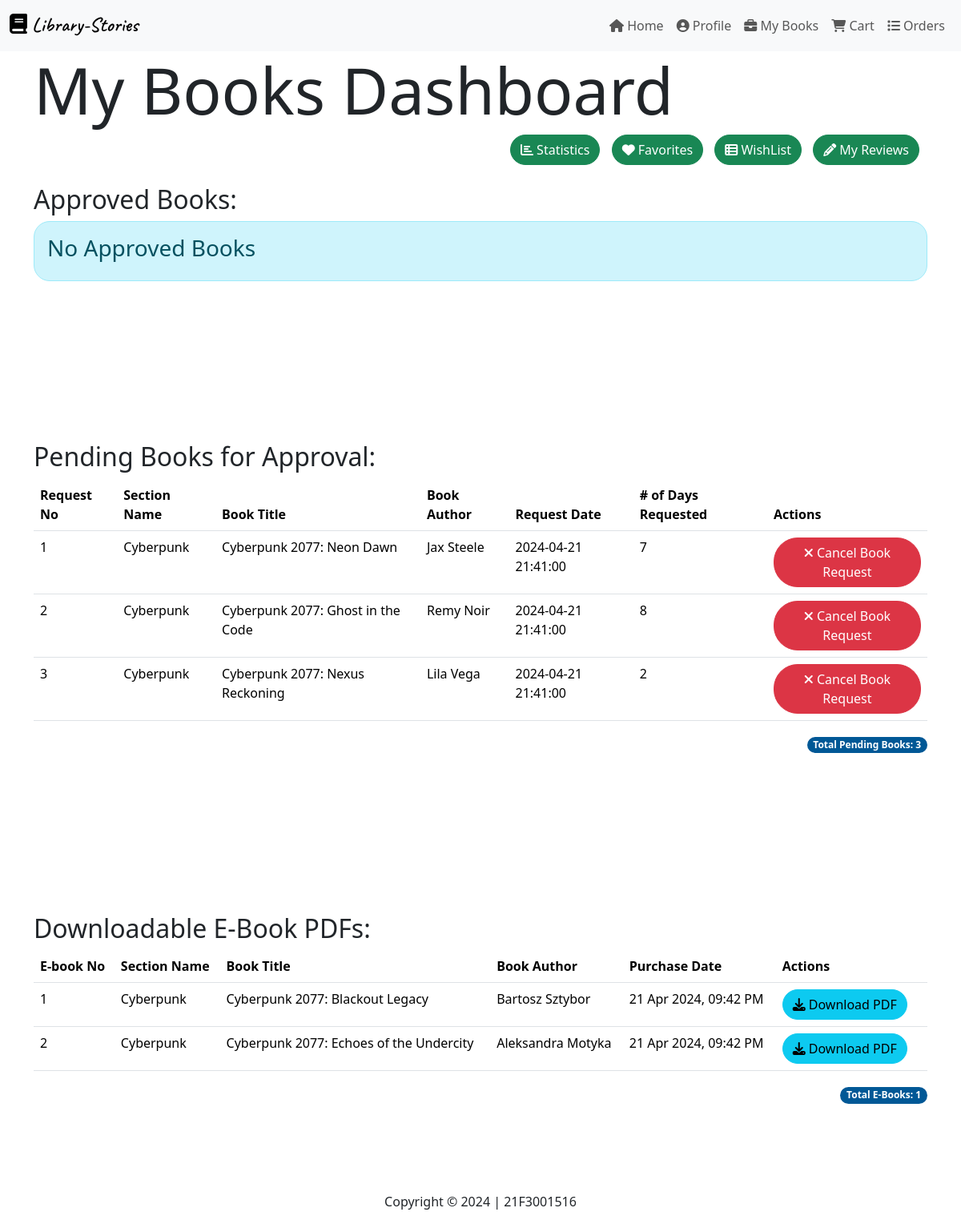
/mybooks (signed in), run on the app's committed database.
### models.py (models this page shows)
class BookAccess(db.Model):
        id = db.Column(db.Integer, primary_key=True)
        user_id = db.Column(db.Integer, db.ForeignKey('user.id'), nullable=False)
        book_id = db.Column(db.Integer, db.ForeignKey('book.id'), nullable=False)
        granted_at = db.Column(db.DateTime, nullable=True)
        revoked_at = db.Column(db.DateTime, nullable=True)
        isgranted = db.Column(db.Boolean, nullable=False, default=False)
        isrevoked = db.Column(db.Boolean, nullable=False, default=False)
        isrejected = db.Column(db.Boolean, nullable=False, default=False)
        isrequested = db.Column(db.Boolean, nullable=False, default=False)
        request_days = db.Column(db.Integer, nullable=True)
        requested_at = db.Column(db.DateTime, nullable=False, default = datetime.now())
        user = db.relationship('User', back_populates='books')
        book = db.relationship('book', back_populates='access')

class Section(db.Model):
        id = db.Column(db.Integer, primary_key=True)
        name = db.Column(db.String(32), unique=True, nullable=False)
        desc = db.Column(db.String(256), nullable=True)
        date_created = db.Column(db.DateTime, nullable=False)
        books = db.relationship('book', backref='Section', lazy=True, cascade='all, delete-orphan')

class book(db.Model):
        id = db.Column(db.Integer, primary_key=True)
        title = db.Column(db.String(64), nullable=False)
        author = db.Column(db.String(64), nullable=False)
        section_id = db.Column(db.Integer, db.ForeignKey('section.id'), nullable=False)
        subsections = db.Column(db.String(64), nullable=True)
        publisher = db.Column(db.String(64), nullable=True)
        date_added = db.Column(db.DateTime, nullable=False)
        pages = db.Column(db.Integer, nullable=True)
        volumne = db.Column(db.Integer, nullable=True)
        desc = db.Column(db.String(256), nullable=True)
        price = db.Column(db.Float, nullable=True)
        book_image = db.Column(db.String(256), nullable=True)
        is_audible = db.Column(db.Boolean, nullable=False, default=False)
        content = db.Column(db.String(5096), nullable=True)
        is_upcoming = db.Column(db.Boolean, nullable=False, default=False)
        book_link = db.Column(db.String(512), nullable=True)
        avail= db.Column(db.DateTime, nullable=True)
        access = db.relationship('BookAccess', back_populates='book', lazy=True, cascade='all, delete-orphan')
        carts = db.relationship('cart', backref='book', lazy=True, cascade='all, delete-orphan')
        reviews = db.relationship('review', backref='book', lazy=True, cascade='all, delete-orphan')
        orders = db.relationship('Order', backref='book', lazy=True, cascade='all, delete-orphan')
        wishlist = db.relationship('Wishlist', backref='book', lazy=True, cascade='all, delete-orphan')
        favorite = db.relationship('Favorite', backref='book', lazy=True, cascade='all, delete-orphan')

class Order(db.Model):
    id = db.Column(db.Integer, primary_key=True)
    transaction_id = db.Column(db.Integer, db.ForeignKey('transaction.id'), nullable=False)
    book_id = db.Column(db.Integer, db.ForeignKey('book.id'), nullable=False)
    price = db.Column(db.Float, nullable=False)

class Transaction(db.Model):
    id = db.Column(db.Integer, primary_key=True)
    user_id = db.Column(db.Integer, db.ForeignKey('user.id'), nullable=False)
    datetime = db.Column(db.DateTime, nullable=False)
    trans_details = db.Column(db.String(256), nullable=True)
    orders = db.relationship('Order', backref='transaction', lazy=True, cascade='all, delete-orphan')

### routes.py (the view)
@app.route('/mybooks')
@auth_Required
def mybooks():
    requests = BookAccess.query.filter_by(user_id=session['user_id']).all()
    books=book.query.all()
    sections = Section.query.all()
    transactions = Transaction.query.filter_by(user_id=session['user_id']).order_by(Transaction.datetime.desc()).all()
    count = BookAccess.query.filter_by(user_id=session['user_id'], isgranted=False, isrevoked=False, isrequested=True, isrejected=False).count()
    counts = BookAccess.query.filter_by(user_id=session['user_id'], isgranted=True, isrevoked=False, isrequested=True, isrejected=False).count()
    return render_template('user/mybooks.html',transactions=transactions, requests=requests, books=books, sections=sections, user=current_user(), counts=count, countss=counts)

### routes.py (called while the page is built)
def auth_Required(func):
    @wraps(func)
    def inner(*args, **kwargs):
        if 'user_id' in session:
            return func(*args, **kwargs)
        else:
            flash('Please Login to Continue')
            return redirect(url_for('login'))
    return inner

def current_user():
        user0 = User.query.get(session['user_id'])
        return user0

### templates/user/mybooks.html (shortened to what this page needs)
{% extends 'layout.html' %}
{% block content %}
<h1 class="display-1">My Books Dashboard</h1>
<div align="right">
    <a href="{{url_for('user_stats')}}" class="btn btn-success" style="border-radius:30px;margin-right:10px;">
        <i class="fas fa-bar-chart" aria-hidden="true"   ></i>
        Statistics
    </a>
    <a href="{{url_for('myfavorite')}}" class="btn btn-success" style="border-radius:30px;margin-right:10px;">
        <i class="fas fa-heart" aria-hidden="true"   ></i>
        Favorites
    </a>
    <a href="{{url_for('mywishlist')}}" class="btn btn-success" style="border-radius:30px;margin-right:10px;">
        <i class="fas fa-th-list" aria-hidden="true"   ></i>
        WishList
    </a>
    <a href="{{url_for('myreviews')}}" class="btn btn-success" style="border-radius:30px;margin-right:10px;">
        <i class="fas fa-pencil" aria-hidden="true"   ></i>
        My Reviews
    </a>
</div>
<br>
<h2>Approved Books:</h2>
{% if countss > 0 %}
<table class="table">
    <thead>
        <tr><div class="heads">
            <th>Request No</th>
            <th>Section Name</th>
            <th>Book Title</th>
            <th>Granted on</th>
            <th>Revoked on</th>
            <th># of Days Requested</th>
            <th>Actions</th></div>
        </tr>
    </thead>
    <tbody>
        {% for request in requests %}
        {% if request.isgranted and request.isrequested %}
        <tr><div class="heads">
            <td>{{ loop.index }}</td>
        {% for section in sections %}
            {% for book in books %}
            {% if book.id == request.book_id %}
                {% if section.id == book.section_id %}
                <td>{{section.name}}</td>
                <td>{{book.title}}</td>
            {% endif %}
            {% endif %}
        {% endfor %}
        {% endfor %}
            <td>{{request.granted_at}}</td>
            <td>{{request.revoked_at}}</td>
            <td>{{request.request_days}}</td>
            <td><div class="buttons">
                {% for book in books %}
                    {% if book.id == request.book_id %}
                        {% if not book.book_link %}
                            <a href="{{url_for('read_listen', request_id=request.id)}}" class="btn btn-primary" style="border-radius:30px">
                                <i class="fas fa-eye" aria-hidden="true"   ></i>
                                Read Book
                            </a>
                        {%endif%}
                        {% if book.book_link %}
                            <a href="{{book.book_link}}" class="btn btn-primary" style="border-radius:30px">
                                <i class="fas fa-eye" aria-hidden="true"   ></i>
                                Read Book
                            </a>
                        {%endif%}
                    {% endif %}
                {% endfor %}
                <a href="{{url_for('Review', request_id=request.id)}}" class="btn btn-success" style="border-radius:30px">
                    <i class="fas fa-pencil" aria-hidden="true"   ></i>
                    Review Book
                </a>
                <a href="{{url_for('return_get', request_id=request.id)}}" class="btn btn-danger" style="border-radius:30px">
                    <i class="fas fa-arrow-left" aria-hidden="true"   ></i>
                    Return Book
                </a>
                </div>
            </td></div>
        </tr>
        {% endif %}
        {% endfor %}
    </tbody>
</table>
<div class="totals" align="right">
    <span class="badge badge-pill" style="border-radius:30px;background:rgb(0, 88, 150)"> Total Approved Books: {{ countss }}</span>
</div>
{% else %}
    <div class="alert alert-info" style="border-radius: 20px;">
        <h3>No Approved Books</h3>
    </div>
{% endif %}
<h2 style="margin-top:200px;">Pending Books for Approval:</h2>
{% if counts > 0 %}
<table class="table">
    <thead>
        <tr><div class="heads">
            <th>Request No</th>
            <th>Section Name</th>
            <th>Book Title</th>
            <th>Book Author</th>
            <th>Request Date</th>
            <th># of Days Requested</th>
            <th>Actions</th></div>
        </tr>
    </thead>
    <tbody>
        {% for request in requests %}
        <tr>{% if not request.isgranted and not request.isrejected and not request.isrevoked and request.isrequested %}
            <td>{{ loop.index }}</td>
        {% for section in sections %}
            {% for book in books %}
            {% if book.id == request.book_id %}
            {% if section.id == book.section_id %}
                <td>{{section.name}}</td>
                <td>{{book.title}}</td>
            <td>{{book.author}}</td>
            {% endif %}
            {% endif %}
        {% endfor %}
        {% endfor %}
            <td>{{request.requested_at}}</td>
            <td>{{request.request_days}}</td>
            <td><div class="buttons">
                <a href="{{url_for('cancel', request_id=request.id)}}" class="btn btn-danger" style="border-radius:30px">
                    <i class="fas fa-times" aria-hidden="true"   ></i>
                    Cancel Book Request
                </a>
                </div>
            </td>
        </tr>{% endif %}
        {% endfor %}
    </tbody>
</table>
<div class="totals" align="right">
    <span class="badge badge-pill" style="border-radius:30px;background:rgb(0, 88, 150)"> Total Pending Books: {{ counts }}</span>
</div>
{% else %}
    <div class="alert alert-info" style="border-radius: 20px;">
        <h3>No Pending Book Approvals</h3>
    </div>
{% endif %}
<h2 style="margin-top:200px;">Downloadable E-Book PDFs:</h2>
{% if transactions|length > 0 %}
<table class="table">
    <thead>
        <tr><div class="heads">
            <th>E-book No</th>
            <th>Section Name</th>
            <th>Book Title</th>
            <th>Book Author</th>
            <th>Purchase Date</th>
            <th>Actions</th></div>
        </tr>
    </thead>
    <tbody>
            {% for transaction in transactions %}
                    {% if transaction.orders|length > 0 %}
                        {% for order in transaction.orders %}
                                <tr>
                                    <td>{{loop.index}}</td>
                                    {% for sec in sections %}
                                        {% if order.book.section_id==sec.id %}
                                            <td>{{sec.name}}</td>
                                        {% endif %}
                                    {% endfor %}
                                    <td>{{order.book.title}}</td>
                                    <td>{{order.book.author}}</td>
                                    <td>{{transaction.datetime.strftime('%d %b %Y, %I:%M %p')}}</td>
                                    <td><div class="buttons1">
                                        <form method="post" action="{{url_for('download',id=order.book.id)}}">
                                            <button type="submit" class="btn btn-info" style="border-radius:30px;">
                                                <i class="fa fa-download" aria-hidden="true"></i> Download PDF
                                            </button>
                                        </form>
                                        </div>
                                    </td>
                                </tr>
                        {% endfor %}
                    {% endif %}
        </tr>{% endfor %}
    </tbody>
</table>
<div class="totals" align="right">
    <span class="badge badge-pill" style="border-radius:30px;background:rgb(0, 88, 150)"> Total E-Books: {{ transactions|length }}</span>
</div>
{% else %}
    <div class="alert alert-info" style="border-radius: 20px;">
        <h3>No E-Books Purchased</h3>
    </div>
{% endif %}
{% endblock %}

### templates/user/mybooks.html (style rules this page uses)
.buttons { display: flex; justify-content: space-around; font-size: 10px; }
.heads { justify-content: space-around; }
.buttons1 { display: flex; margin-right: 10px; font-size: 10px; }

### data on the page
BookAccess: requested_at "2024-04-21 21:41:00", request_days "7"
Section: name "Cyberpunk"
book: title "Cyberpunk 2077: Neon Dawn", author "Jax Steele"
BookAccess: requested_at "2024-04-21 21:41:00", request_days "8"
book: title "Cyberpunk 2077: Ghost in the Code", author "Remy Noir"
BookAccess: requested_at "2024-04-21 21:41:00", request_days "2"
book: title "Cyberpunk 2077: Nexus Reckoning", author "Lila Vega"
Order: book "Cyberpunk 2077: Blackout Legacy", book.author "Bartosz Sztybor"
Order: book "Cyberpunk 2077: Echoes of the Undercity", book.author "Aleksandra Motyka"

### other printed values
{{ counts }} "3"
{{ transactions|length }} "1"
